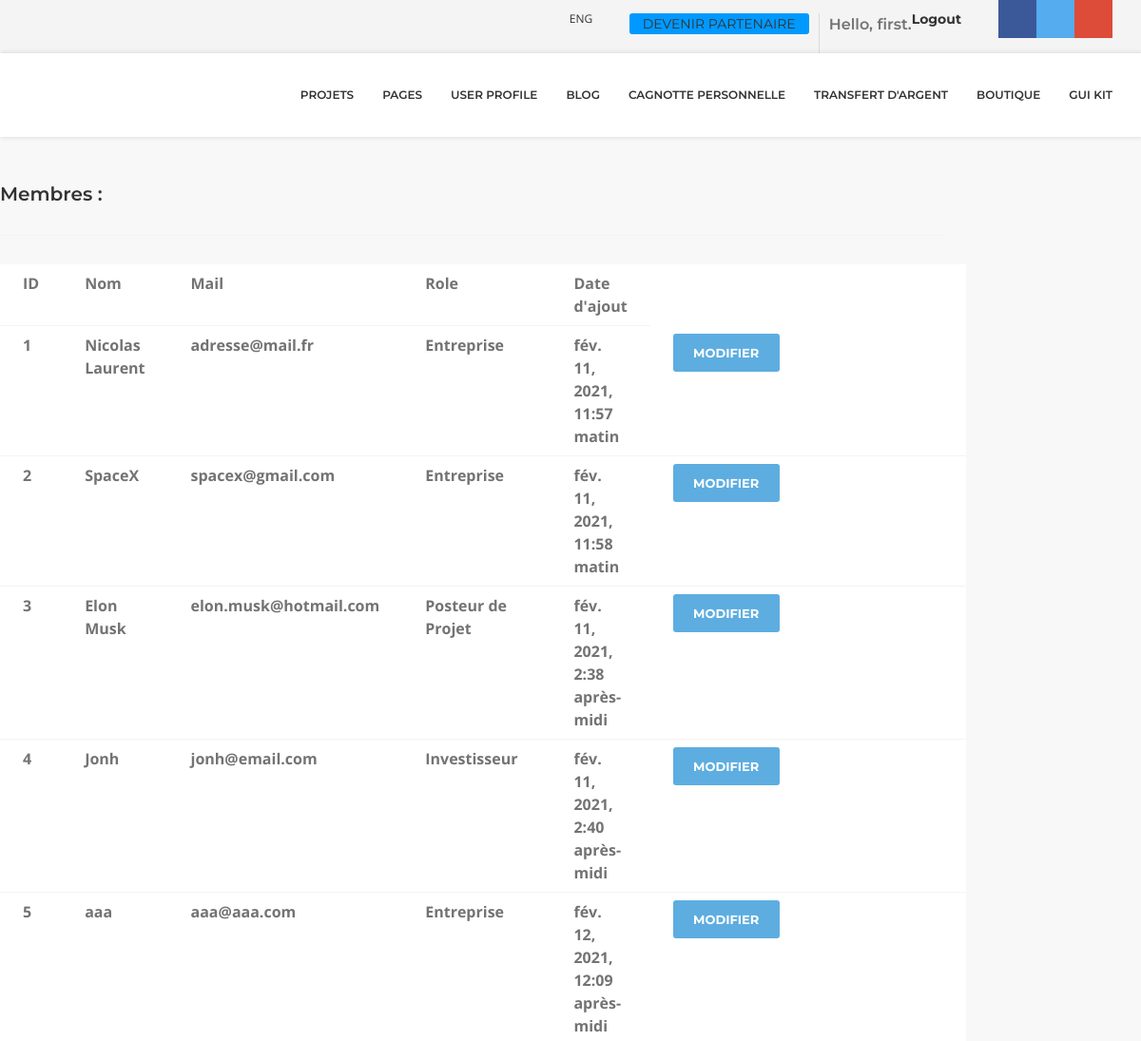
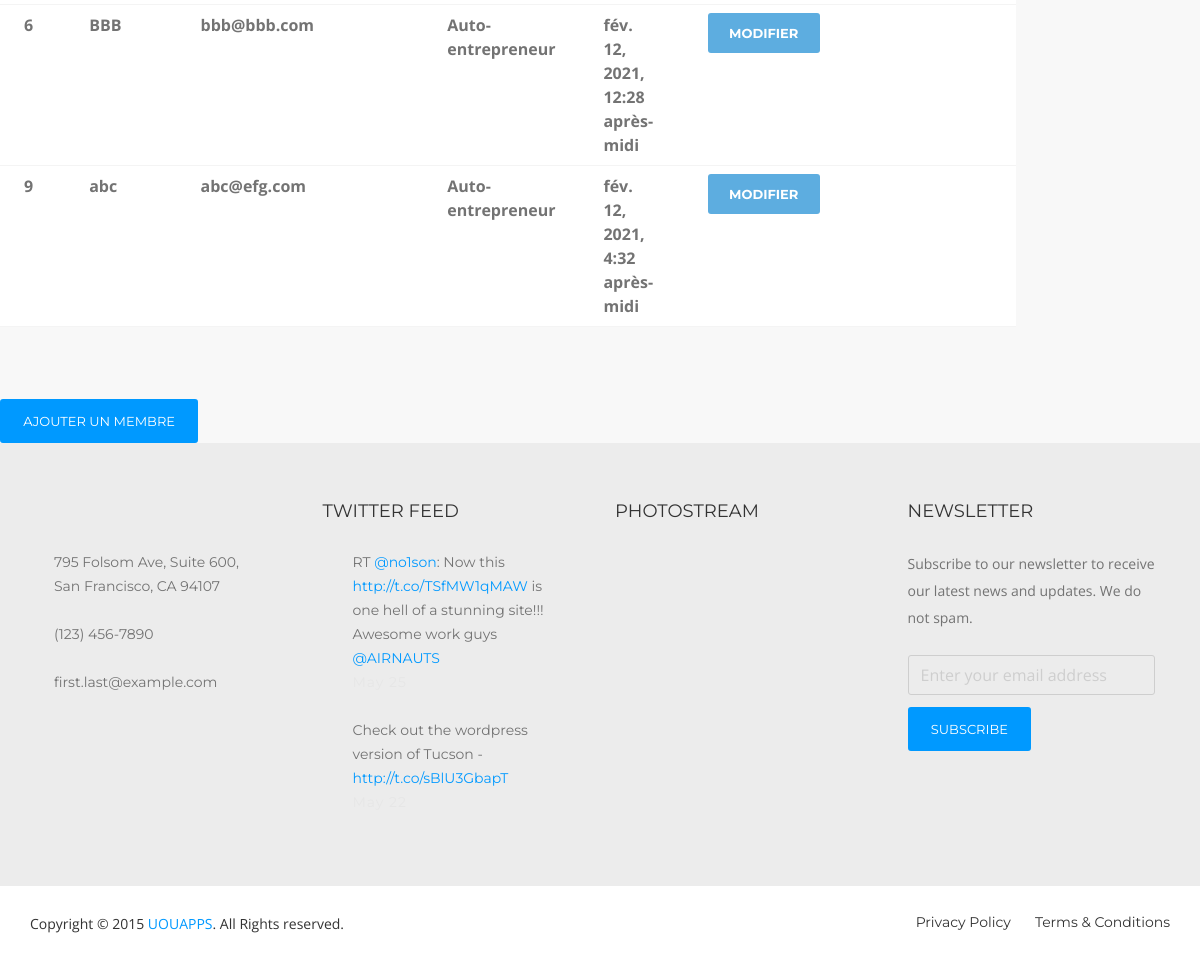
Screenshot of /membre/liste (signed in) with the database file from the repository (2 pictures, top to bottom).
### membre/models.py (models this page shows, shortened)
class Membre(models.Model):
    ROLE = (('Entreprise', 'Entreprise'),
            ('Investisseur', 'Investisseur'),
            ('Posteur de Projet', 'Posteur de Projet'),
            ('Auto-entrepreneur', 'Auto-entrepreneur'))
    nom = models.CharField(max_length=255)
    email = models.CharField(max_length=255)
    pswd = models.CharField(max_length=255)
    role = models.CharField(max_length=255, choices=ROLE)
    date_creation = models.DateTimeField(auto_now_add=True)

### membre/views.py (the view)
# urls.py: path('liste', views.liste_membre, name='liste_membre'),
@login_required(login_url='acces')
def liste_membre(request):
    membres = Membre.objects.all()
    context = {'membres': membres}
    return render(request, 'membre/liste_membre.html', context)

### templates/membre/liste_membre.html (shortened to what this page needs)
{% extends 'main.html' %}
{% block contenu %}
<br>
<div class="row">
    <div class="col-md-10">
        <h5>Membres :</h5>
        <hr>
        <div class="card card-body">
            <table class="table table-sm">
                <tr>
                    <th>ID</th>
                    <th>Nom</th>
                    <th>Mail</th>
                    <th>Role</th>
                    <th>Date d'ajout</th>
                </tr>
                {% for membre in membres %}
                <tr>
                    <th>{{membre.id}}</th>
                    <th>{{membre.nom}}</th>
                    <th>{{membre.email}}</th>
                    <th>{{membre.role}}</th>
                    <th>{{membre.date_creation}}</th>
                    <th><a class="btn btn-info" href="{% url 'modifier_membre' membre.id %}">Modifier</a></th>
                    <th><a class="btn btn-danger" href="{% url 'supprimer_membre' membre.id %}">Supprimer</a></th>
                </tr>
                {% endfor %}
            </table>
        </div>
        <a class="btn btn-primary" href="{% url 'membre' %}">Ajouter un membre</a>
    </div>
</div>
{% endblock %}

### templates/main.html (shortened to what this page needs)
{% load static %}
<!DOCTYPE html>
<html lang="en">
<head>
    {% include 'base/head.html' %}
</head>
<body>
<div id="main-wrapper">
    {% include 'base/header.html' %}
    {% block contenu %}
    {% endblock %}
</div>
{% include 'base/footer.html' %}
</body>
</html>

### templates/base/head.html (shortened to what this page needs)
{% load static %}
<link rel="stylesheet" href="{% static 'css/owl.carousel.css' %}">
<link rel="stylesheet" href="{% static 'css/main-style.css' %}">
<link rel="stylesheet" href="{% static 'css/style.css' %}">

### templates/base/header.html (shortened to what this page needs)
{% load static %}
<div class="toolbar">
    <div class="uou-block-1a blog">
        <div class="container">
            <div class="search"><a href="#" class="toggle fa fa-search"></a>
            </div>
            <ul class="social">
                <li><a href="#" class="fa fa-facebook"></a></li>
                <li><a href="#" class="fa fa-twitter"></a></li>
                <li><a href="#" class="fa fa-google-plus"></a></li>
            </ul>
            <ul class="authentication">
                <li><a class="btn mb20 btn-small btn-primary" href="{% url 'devenirPartenaire' %}">Devenir partenaire</a></li>
                {% if request.user.is_anonymous %}
                <li><a href="{% url 'login' %}">Login|</a></li>
                <li><a href="{% url 'register' %}">Register</a></li>
                {% else %}
                <li><label>Hello, {{ request.user }}.</label></li>
                <li><a href="{% url 'logout' %}"><strong>Logout</strong></a></li>
                {% endif %}
            </ul>
            <div class="language"><a href="#" class="toggle"><img src="{% static 'images/flags/32/US.png' %}" alt="">ENG</a>
            </div>
        </div>
    </div>
</div>
<div class="box-shadow-for-ui">
    <div class="uou-block-2b">
        <div class="container">
            <a href="{% url 'home' %}" class="logo"><img src="{% static 'images/logo-enea.png' %}" alt=""></a>
            <nav class="nav">
                <ul class="sf-menu">
                    <li><a href="{% url 'home' %}"><i class="fa  fa-home"></i></a></li>
                    <li><a href="{% url 'proList' %}">Projets</a></li>
                    <li><a href="{% url 'home' %}">Pages</a>
                    </li>
                    <li><a href="{% url 'userProfile1' %}">User Profile</a></li>
                    <li><a href="{% url 'blogPage' %}">Blog</a></li>
                    {% if request.user.is_authenticated %}
                    <li><a href="{% url 'myJackpot' %}">Cagnotte personnelle</a></li>
                    <li><a href="#">Transfert d'argent</a></li>
                    <li><a href="{% url 'accueilBoutique' %}">Boutique</a></li>
                    {% endif %}
                    <li><a href="{% url 'guiKit' %}">GUI KIT</a></li>
                </ul>
            </nav>
        </div>
    </div>
</div>

### templates/base/footer.html
{% load static %}
<div class="uou-block-4e">
    <div class="container">
        <div class="row">
            <div class="col-md-3 col-sm-6"><a href="#" class="logo"><img src="{% static 'images/logo-enea.png' %}" alt=""></a>
                <ul class="contact-info has-bg-image contain" data-bg-image="{% static 'images/footer-map-bg.png' %}">
                    <li><i class="fa fa-map-marker"></i>
                        <address>
                            795 Folsom Ave, Suite 600, San Francisco, CA 94107
                        </address>
                    </li>
                    <li><i class="fa fa-phone"></i> <a href="tel:#">(123) 456-7890</a></li>
                    <li><i class="fa fa-envelope"></i> <a href="mailto:#">first.last@example.com</a></li>
                </ul>
            </div>
            <div class="col-md-3 col-sm-6">
                <h5>Twitter Feed</h5>
                <ul class="twitter-feed">
                    <li> RT <a href="#">@no1son</a>: Now this <a href="#">http://t.co/TSfMW1qMAW</a> is one hell of a
                        stunning site!!! Awesome work guys <a href="#">@AIRNAUTS</a> <a href="#" class="time">May 25</a>
                    </li>
                    <li> Check out the wordpress version of Tucson - <a href="#">http://t.co/sBlU3GbapT</a> <a href="#"
                                                                                                               class="time">May
                        22</a></li>
                </ul>
            </div>
            <div class="col-md-3 col-sm-6">
                <h5>Photostream</h5>
                <ul class="photos-list">
                    <li><img src="{% static 'images/photostream4.jpg' %}" alt=""></li>
                    <li><img src="{% static 'images/photostream6.jpg' %}" alt=""></li>
                    <li><img src="{% static 'images/photostream3.jpg' %}" alt=""></li>
                    <li><img src="{% static 'images/photostream2.jpg' %}" alt=""></li>
                    <li><img src="{% static 'images/photostream1.jpg' %}" alt=""></li>
                    <li><img src="{% static 'images/photostream.jpg' %}" alt=""></li>
                </ul>
            </div>
            <div class="col-md-3 col-sm-6">
                <h5>Newsletter</h5>
                <p>Subscribe to our newsletter to receive our latest news and updates. We do not spam.</p>
                <form class="newsletter-form" action="#">
                    <input type="email" placeholder="Enter your email address">
                    <input type="submit" class="btn btn-primary" value="Subscribe">
                </form>
            </div>
        </div>
    </div>
</div>
<div class="uou-block-4a secondary dark">
    <div class="container">
        <ul class="links">
            <li><a href="#">Privacy Policy</a></li>
            <li><a href="#">Terms &amp; Conditions</a></li>
        </ul>
        <p>Copyright &copy; 2015 <a href="#">UOUAPPS</a>. All Rights reserved.</p>
    </div>
</div>

### templates/base/scripts.html (shortened to what this page needs)
{% load static %}

### static/css/style.css (style rules this page uses)
.uou-block-2b .nav .sf-menu > li { margin-right: 30px; }

### rows the page displays
Membre: id "1", nom "Nicolas Laurent", email "adresse@mail.fr", role "Entreprise", date_creation "fév. 11, 2021, 11:57 matin"
Membre: id "2", nom "SpaceX", email "spacex@gmail.com", role "Entreprise", date_creation "fév. 11, 2021, 11:58 matin"
Membre: id "3", nom "Elon Musk", email "elon.musk@hotmail.com", role "Posteur de Projet", date_creation "fév. 11, 2021, 2:38 après-midi"
Membre: id "4", nom "Jonh", email "jonh@email.com", role "Investisseur", date_creation "fév. 11, 2021, 2:40 après-midi"
Membre: id "5", nom "aaa", email "aaa@aaa.com", role "Entreprise", date_creation "fév. 12, 2021, 12:09 après-midi"
Membre: id "6", nom "BBB", email "bbb@bbb.com", role "Auto-entrepreneur", date_creation "fév. 12, 2021, 12:28 après-midi"
Membre: id "9", nom "abc", email "abc@efg.com", role "Auto-entrepreneur", date_creation "fév. 12, 2021, 4:32 après-midi"

### other values shown
{{ request.user }} "first"
